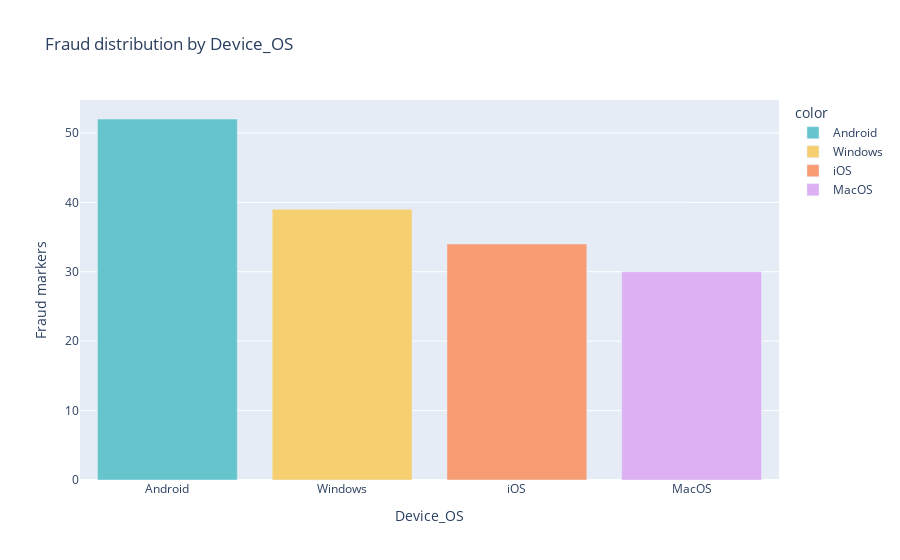

Notebook code for this chart:
### Code cell
#plot 8: Relationship between Device_OS and Fraud using bar plot 
fig = px.bar(x=fraud['Device_OS'].value_counts().index,
             y= fraud['Device_OS'].value_counts().values,
             color=fraud['Device_OS'].value_counts().index,
             title = "Fraud distribution by Device_OS",
             labels = {'x': 'Device_OS', 'y': 'Fraud markers'},
             color_discrete_sequence= px.colors.qualitative.Pastel)
fig.update_layout(xaxis={'categoryorder': 'total descending'})
fig.show()

### Figure 1 — Plotly figure (JSON) as saved in the notebook; plotly's stock layout.template omitted (floating-point values rounded to 4 significant figures)
{"data": [{"alignmentgroup": "True", "hovertemplate": "color=Android<br>Device_OS=%{x}<br>Fraud markers=%{y}<extra></extra>", "legendgroup": "Android", "marker": {"color": "rgb(102, 197, 204)", "pattern": {"shape": ""}}, "name": "Android", "offsetgroup": "Android", "orientation": "v", "showlegend": true, "textposition": "auto", "type": "bar", "x": ["Android"], "xaxis": "x", "y": [52], "yaxis": "y"}, {"alignmentgroup": "True", "hovertemplate": "color=Windows<br>Device_OS=%{x}<br>Fraud markers=%{y}<extra></extra>", "legendgroup": "Windows", "marker": {"color": "rgb(246, 207, 113)", "pattern": {"shape": ""}}, "name": "Windows", "offsetgroup": "Windows", "orientation": "v", "showlegend": true, "textposition": "auto", "type": "bar", "x": ["Windows"], "xaxis": "x", "y": [39], "yaxis": "y"}, {"alignmentgroup": "True", "hovertemplate": "color=iOS<br>Device_OS=%{x}<br>Fraud markers=%{y}<extra></extra>", "legendgroup": "iOS", "marker": {"color": "rgb(248, 156, 116)", "pattern": {"shape": ""}}, "name": "iOS", "offsetgroup": "iOS", "orientation": "v", "showlegend": true, "textposition": "auto", "type": "bar", "x": ["iOS"], "xaxis": "x", "y": [34], "yaxis": "y"}, {"alignmentgroup": "True", "hovertemplate": "color=MacOS<br>Device_OS=%{x}<br>Fraud markers=%{y}<extra></extra>", "legendgroup": "MacOS", "marker": {"color": "rgb(220, 176, 242)", "pattern": {"shape": ""}}, "name": "MacOS", "offsetgroup": "MacOS", "orientation": "v", "showlegend": true, "textposition": "auto", "type": "bar", "x": ["MacOS"], "xaxis": "x", "y": [30], "yaxis": "y"}], "layout": {"barmode": "relative", "legend": {"title": {"text": "color"}, "tracegroupgap": 0}, "title": {"text": "Fraud distribution by Device_OS"}, "xaxis": {"anchor": "y", "categoryorder": "total descending", "domain": [0, 1], "title": {"text": "Device_OS"}}, "yaxis": {"anchor": "x", "domain": [0, 1], "title": {"text": "Fraud markers"}}}}
